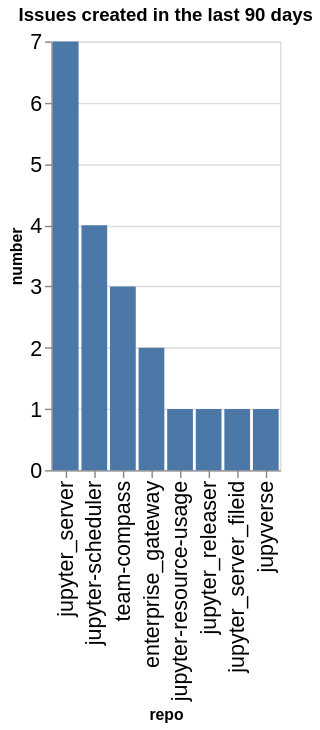

The notebook cell saved with this chart:
### Code cell
created_counts = created.groupby(['org', 'repo']).count()['number'].reset_index()
created_counts['org/repo'] = created_counts.apply(lambda a: a['org'] + '/' + a['repo'], axis=1)
sorted_vals = created_counts.sort_values(['org', 'number'], ascending=False)['repo'].values
alt.Chart(data=created_counts, title=f"Issues created in the last {n_days} days").mark_bar().encode(
    x=alt.X('repo', sort=alt.Sort(sorted_vals.tolist())),
    y='number',
)

### Figure 1 — Vega-Lite specification as saved in the notebook (floating-point values rounded to 4 significant figures)
{"config": {"axisLeft": {"labelFontSize": 15}, "axisBottom": {"labelFontSize": 15}}, "data": {"name": "data-9090a051d7d333eebd6b0d1fcc2a54fd"}, "mark": {"type": "bar"}, "encoding": {"x": {"field": "repo", "sort": ["jupyter_server", "jupyter-scheduler", "team-compass", "enterprise_gateway", "jupyter-resource-usage", "jupyter_releaser", "jupyter_server_fileid", "jupyverse"], "type": "nominal"}, "y": {"field": "number", "type": "quantitative"}}, "title": "Issues created in the last 90 days", "$schema": "https://vega.github.io/schema/vega-lite/v5.20.1.json", "datasets": {"data-9090a051d7d333eebd6b0d1fcc2a54fd": [{"org": "jupyter-server", "repo": "enterprise_gateway", "number": 2, "org/repo": "jupyter-server/enterprise_gateway"}, {"org": "jupyter-server", "repo": "jupyter-resource-usage", "number": 1, "org/repo": "jupyter-server/jupyter-resource-usage"}, {"org": "jupyter-server", "repo": "jupyter-scheduler", "number": 4, "org/repo": "jupyter-server/jupyter-scheduler"}, {"org": "jupyter-server", "repo": "jupyter_releaser", "number": 1, "org/repo": "jupyter-server/jupyter_releaser"}, {"org": "jupyter-server", "repo": "jupyter_server", "number": 7, "org/repo": "jupyter-server/jupyter_server"}, {"org": "jupyter-server", "repo": "jupyter_server_fileid", "number": 1, "org/repo": "jupyter-server/jupyter_server_fileid"}, {"org": "jupyter-server", "repo": "jupyverse", "number": 1, "org/repo": "jupyter-server/jupyverse"}, {"org": "jupyter-server", "repo": "team-compass", "number": 3, "org/repo": "jupyter-server/team-compass"}]}}
